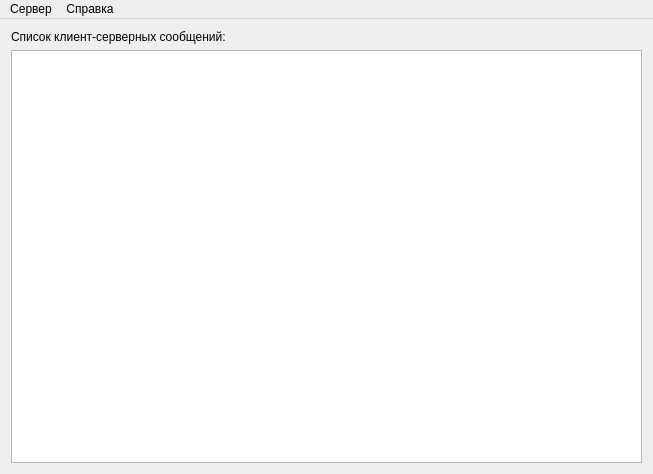
<?xml version="1.0" encoding="UTF-8"?>
<ui version="4.0">
 <class>MainWindow</class>
 <widget class="QMainWindow" name="MainWindow">
  <property name="geometry">
   <rect>
    <x>0</x>
    <y>0</y>
    <width>653</width>
    <height>474</height>
   </rect>
  </property>
  <property name="windowTitle">
   <string>Сервер тестирования</string>
  </property>
  <widget class="QWidget" name="centralWidget">
   <layout class="QGridLayout" name="gridLayout">
    <item row="0" column="0">
     <layout class="QVBoxLayout" name="verticalLayout">
      <item>
       <widget class="QLabel" name="lb_server_status">
        <property name="text">
         <string>Список клиент-серверных сообщений:</string>
        </property>
       </widget>
      </item>
      <item>
       <widget class="QListWidget" name="lw_client_list"/>
      </item>
     </layout>
    </item>
   </layout>
  </widget>
  <widget class="QMenuBar" name="menuBar">
   <property name="geometry">
    <rect>
     <x>0</x>
     <y>0</y>
     <width>653</width>
     <height>21</height>
    </rect>
   </property>
   <widget class="QMenu" name="menu">
    <property name="title">
     <string>Сервер</string>
    </property>
    <addaction name="act_start"/>
    <addaction name="act_stop"/>
    <addaction name="act_exit"/>
   </widget>
   <widget class="QMenu" name="menu_2">
    <property name="title">
     <string>Справка</string>
    </property>
    <addaction name="act_about"/>
   </widget>
   <addaction name="menu"/>
   <addaction name="menu_2"/>
  </widget>
  <action name="act_start">
   <property name="icon">
    <iconset resource="img.qrc">
     <normaloff>:/img/connect.png</normaloff>:/img/connect.png</iconset>
   </property>
   <property name="text">
    <string>Запустить сервер</string>
   </property>
  </action>
  <action name="act_stop">
   <property name="icon">
    <iconset resource="img.qrc">
     <normaloff>:/img/disconnect.png</normaloff>:/img/disconnect.png</iconset>
   </property>
   <property name="text">
    <string>Остановить сервер</string>
   </property>
  </action>
  <action name="act_exit">
   <property name="icon">
    <iconset resource="img.qrc">
     <normaloff>:/img/exit.png</normaloff>:/img/exit.png</iconset>
   </property>
   <property name="text">
    <string>Выход</string>
   </property>
  </action>
  <action name="act_about">
   <property name="icon">
    <iconset resource="img.qrc">
     <normaloff>:/img/info.png</normaloff>:/img/info.png</iconset>
   </property>
   <property name="text">
    <string>О программе</string>
   </property>
  </action>
 </widget>
 <layoutdefault spacing="6" margin="11"/>
 <resources>
  <include location="img.qrc"/>
 </resources>
 <connections/>
</ui>
